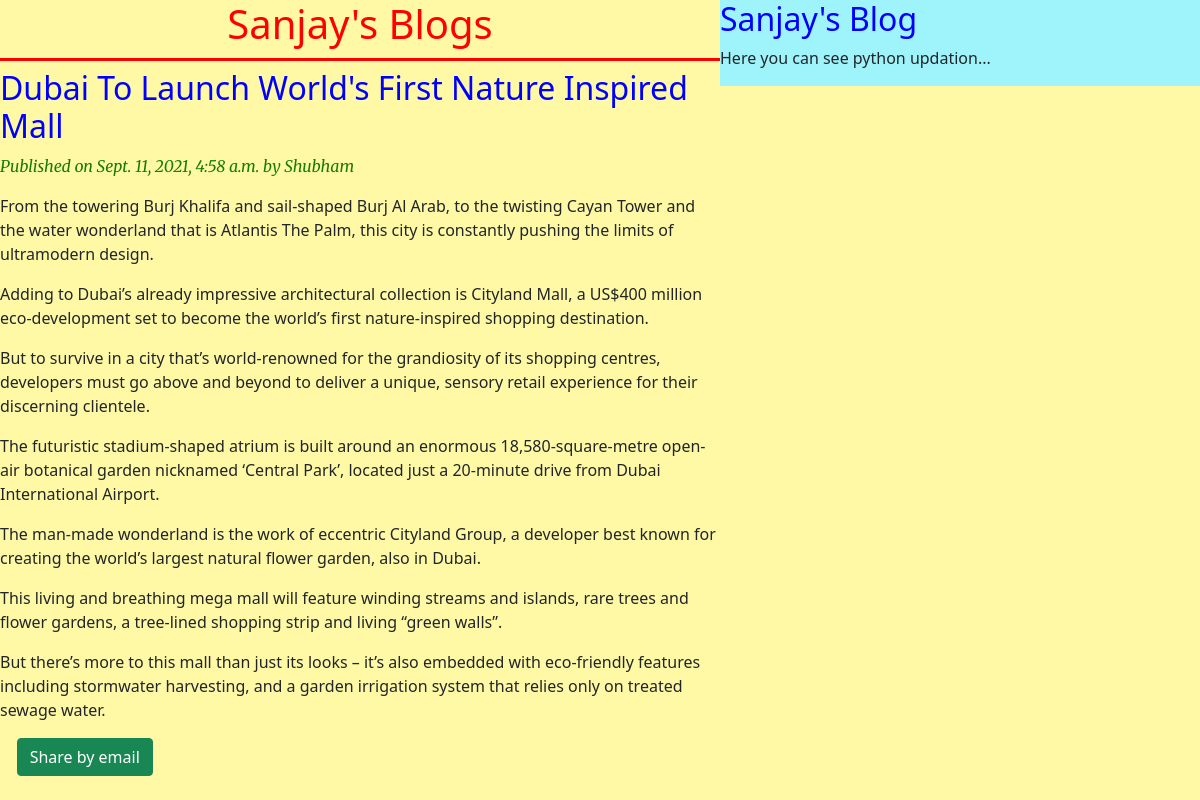
Screenshot of /2021/09/11/dubai-launch-worlds-first-nature-inspired-mall/ with the database file from the repository.
### blog/models.py (models this page shows, shortened)
class Post(models.Model):
    STATUS_CHOICES = (('draft', 'Draft'),('published', 'Published'))
    title = models.CharField(max_length=256)
    slug = models.SlugField(max_length=256, unique_for_date='publish')
    author = models.ForeignKey(User, on_delete=models.CASCADE, related_name='blog_posts')
    body = models.TextField()
    publish = models.DateTimeField(default=timezone.now)
    created = models.DateTimeField(auto_now_add=True)
    updated = models.DateTimeField(auto_now=True)
    status = models.CharField(max_length=256, choices=STATUS_CHOICES, default='draft')
    objects = CustomManager()
    class Meta:
        ordering = ('-publish',)

### blog/views.py (the view)
# urls.py: path('<int:year>/<int:month>/<int:day>/<slug:post>/', views.post_detail_view, name = 'post_detail'),
def post_detail_view(request, year, month, day, post):
    post = get_object_or_404(Post, slug=post,
                             status='published',
                             publish__year=year,
                             publish__month=month,
                             publish__day=day)
    return render(request, 'blog/post_detail.html', {'post':post})

### blog/models.py (called while the page is built)
    def get_queryset(self):
        return super().get_queryset().filter(status='published')

### templates/blog/post_detail.html (shortened to what this page needs)
<!DOCTYPE html>
{% extends 'blog/base.html' %}
{% block content %}
<h1>Sanjay's Blogs</h1>
    <h2>{{post.title}}</h2>
    <p id="date"> Published on {{post.publish}} by {{post.author | title}} </p>
    {{post.body | linebreaks}}
    <a href="/{{post.id}}/share" class="btn btn-success">Share by email</a>
{% endblock %}

### static/css/post_list.css (style rules this page uses)
h1 { color: rgb(255, 0, 0); text-align: center; border-bottom: red solid; padding-bottom: 10px; }
h2 { color: blue; }
body { background-color: rgb(255, 249, 166); }
#date { font-style: italic; color: rgb(26, 124, 3); font-family: 'Merriweather', serif; }

### rows the page displays
Post: title "Dubai To Launch World's First Nature Inspired Mall", publish "Sept. 11, 2021, 4:58 a.m.", author "Shubham", body "From the towering Burj Khalifa and sail-shaped Burj Al Arab, to the twisting Cayan Tower and the water wonderland that is Atlantis The Palm, this city is constantly pushing the limits of ultramodern design. Adding to Dubai’s already impressive architectural collection is Cityland Mall, a US$400 million eco-development set to become the world’s first nature-inspired shopping destination. But to survive in a city that’s world-renowned for the grandiosity of its shopping centres, developers must go above and beyond to deliver a unique, sensory retail experience for their discerning clientele. The futuristic stadium-shaped atrium is built around an enormous 18,580-square-metre open-air…"
